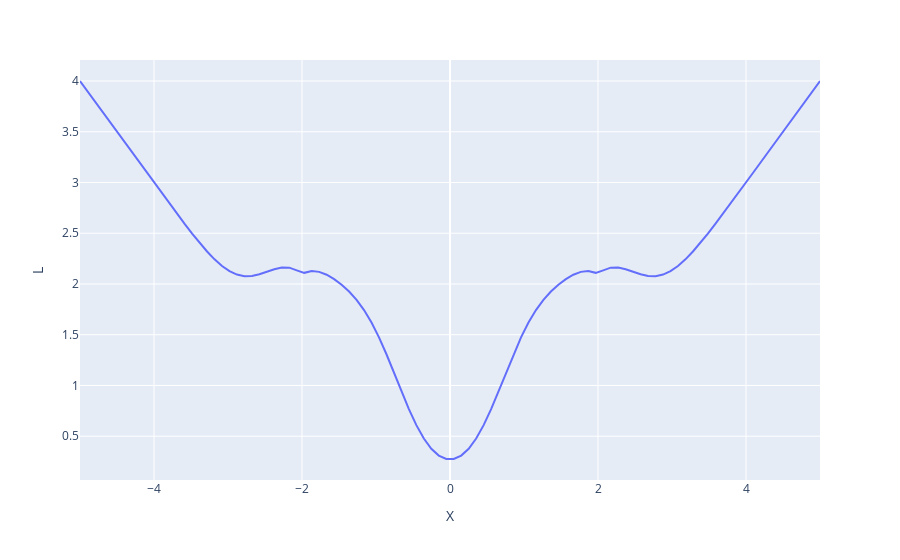

Source (notebook cell):
### Code cell
df = pd.DataFrame({'X':X, 'L':L})
px.line(df, x='X', y ='L')
